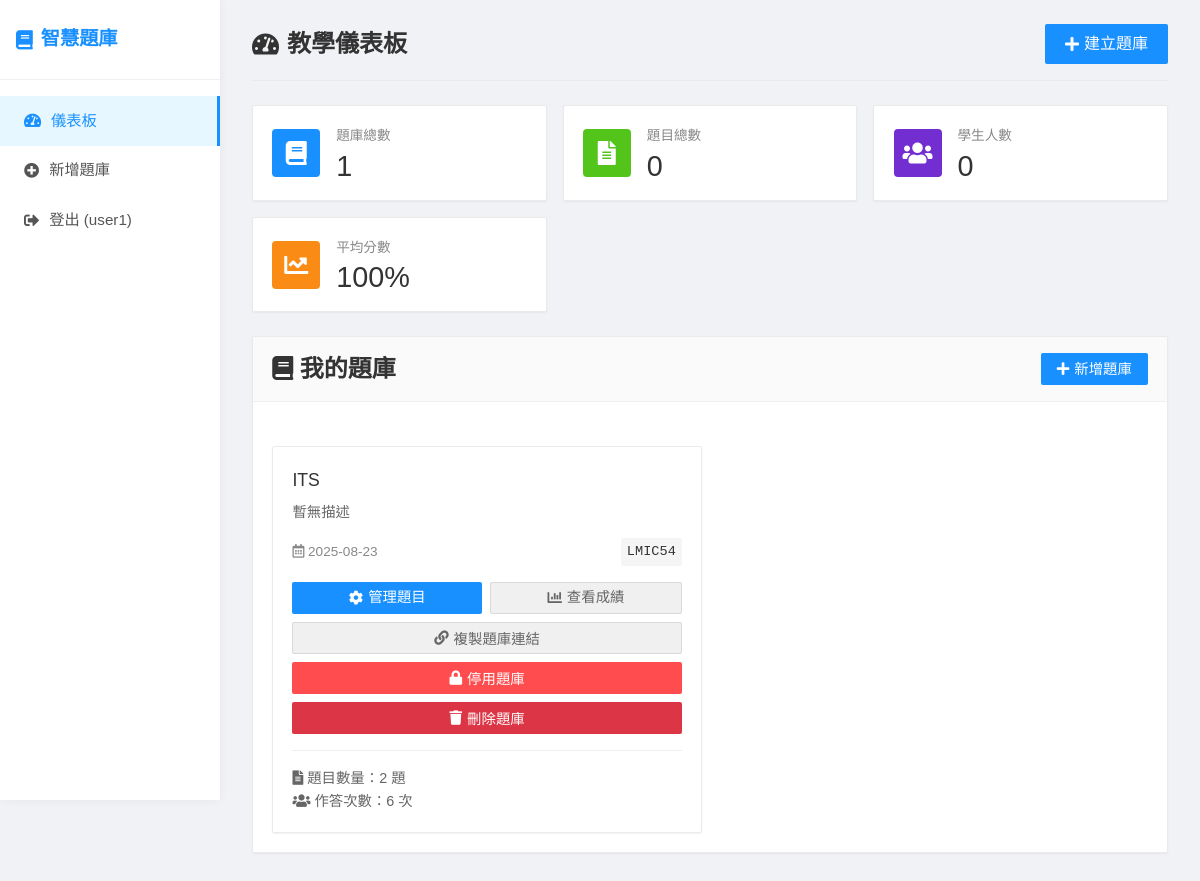
Before: /teacher-dashboard (signed in) with the older database file.
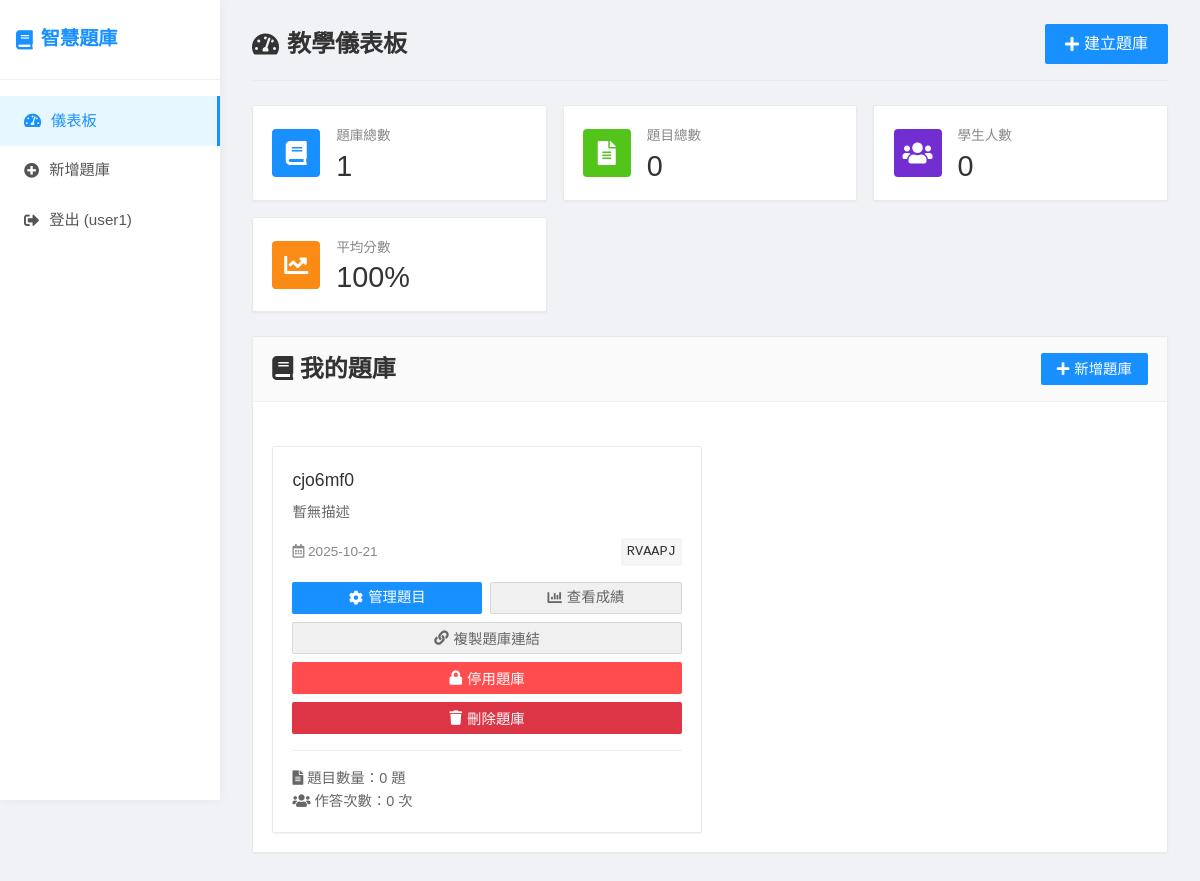
After: the same page with the newer database file.
### app.py (models this page shows)
class User(UserMixin, db.Model):
    id = db.Column(db.Integer, primary_key=True)
    username = db.Column(db.String(80), unique=True, nullable=False)
    email = db.Column(db.String(120), unique=True, nullable=False)
    password_hash = db.Column(db.String(120), nullable=False)
    is_teacher = db.Column(db.Boolean, default=True)
    created_at = db.Column(db.DateTime, default=datetime.utcnow)
    quiz_banks = db.relationship('QuizBank', backref='owner', lazy=True)

class QuizBank(db.Model):
    id = db.Column(db.Integer, primary_key=True)
    title = db.Column(db.String(200), nullable=False)
    description = db.Column(db.Text)
    access_code = db.Column(db.String(10), unique=True, nullable=False)
    is_active = db.Column(db.Boolean, default=True)
    created_at = db.Column(db.DateTime, default=datetime.utcnow)
    teacher_id = db.Column(db.Integer, db.ForeignKey('user.id'), nullable=False)
    questions = db.relationship('Question', backref='quiz_bank', lazy=True, cascade='all, delete-orphan')
    submissions = db.relationship('Submission', backref='quiz_bank', lazy=True)

### app.py (the view)
@app.route('/teacher-dashboard')
@login_required
def teacher_dashboard():
    quiz_banks = QuizBank.query.filter_by(teacher_id=current_user.id).all()
    return render_template('teacher_dashboard.html', quiz_banks=quiz_banks)

### app.py (called while the page is built)
@login_manager.user_loader
def load_user(user_id):
    return User.query.get(int(user_id))

### templates/teacher_dashboard.html (shortened to what this page needs)
{% extends "base.html" %}
{% block content %}
<div class="page-header">
    <h1><i class="fas fa-tachometer-alt"></i> 教學儀表板</h1>
    <a href="{{ url_for('create_quiz_bank') }}" class="btn btn-lg">
        <i class="fas fa-plus"></i> 建立題庫
    </a>
</div>
<div class="stats-cards">
    <div class="stat-card">
        <div class="stat-icon blue">
            <i class="fas fa-book"></i>
        </div>
        <div class="stat-content">
            <div class="stat-title">題庫總數</div>
            <div class="stat-value">{{ quiz_banks|length }}</div>
        </div>
    </div>
    <div class="stat-card">
        <div class="stat-icon green">
            <i class="fas fa-file-alt"></i>
        </div>
        <div class="stat-content">
            <div class="stat-title">題目總數</div>
            <div class="stat-value">{% set total_questions = 0 %}{% for bank in quiz_banks %}{% set total_questions = total_questions + bank.questions|length %}{% endfor %}{{ total_questions }}</div>
        </div>
    </div>
    <div class="stat-card">
        <div class="stat-icon purple">
            <i class="fas fa-users"></i>
        </div>
        <div class="stat-content">
            <div class="stat-title">學生人數</div>
            <div class="stat-value">{% set total_submissions = 0 %}{% for bank in quiz_banks %}{% set total_submissions = total_submissions + bank.submissions|length %}{% endfor %}{{ total_submissions }}</div>
        </div>
    </div>
    <div class="stat-card">
        <div class="stat-icon orange">
            <i class="fas fa-chart-line"></i>
        </div>
        <div class="stat-content">
            <div class="stat-title">平均分數</div>
            <div class="stat-value">100%</div>
        </div>
    </div>
</div>
<div class="card">
    <div class="card-header">
        <h2><i class="fas fa-book"></i> 我的題庫</h2>
        <a href="{{ url_for('create_quiz_bank') }}" class="btn">
            <i class="fas fa-plus"></i> 新增題庫
        </a>
    </div>
    <div class="card-body">
        {% if quiz_banks %}
            <div class="quiz-banks-grid">
                {% for quiz_bank in quiz_banks %}
                <div class="quiz-bank-card">
                    <div class="quiz-bank-title">{{ quiz_bank.title }}</div>
                    <div class="quiz-bank-description">
                        {{ quiz_bank.description if quiz_bank.description else '暫無描述' }}
                    </div>
                    <div class="quiz-bank-info">
                        <span><i class="far fa-calendar-alt"></i> {{ quiz_bank.created_at.strftime('%Y-%m-%d') }}</span>
                        <span class="access-code">{{ quiz_bank.access_code }}</span>
                    </div>
                    <div style="display: flex; gap: 0.5rem; margin-top: 1rem;">
                        <a href="{{ url_for('manage_quiz_bank', quiz_bank_id=quiz_bank.id) }}" class="btn" style="flex: 1; text-align: center;">
                            <i class="fas fa-cog"></i> 管理題目
                        </a>
                        <a href="{{ url_for('view_submissions_page', quiz_bank_id=quiz_bank.id) }}" class="btn btn-secondary" style="flex: 1; text-align: center;">
                            <i class="fas fa-chart-bar"></i> 查看成績
                        </a>
                    </div>
                    <div style="margin-top: 0.5rem;">
                        <button onclick="copyQuizLink('{{ quiz_bank.access_code }}')" class="btn btn-secondary" style="width: 100%;">
                            <i class="fas fa-link"></i> 複製題庫連結
                        </button>
                    </div>
                    <div style="margin-top: 0.5rem;">
                        <button onclick="toggleQuizBank({{ quiz_bank.id }}, {{ quiz_bank.is_active|lower }})"
                                class="btn {{ 'btn-danger' if quiz_bank.is_active else 'btn-success' }}"
                                style="width: 100%;">
                            <i class="fas fa-{{ 'lock' if quiz_bank.is_active else 'lock-open' }}"></i>
                            {{ '停用題庫' if quiz_bank.is_active else '啟用題庫' }}
                        </button>
                    </div>
                    <div style="margin-top: 0.5rem;">
                        <button onclick="deleteQuizBank({{ quiz_bank.id }})"
                                class="btn btn-danger"
                                style="width: 100%; background-color: #dc3545;">
                            <i class="fas fa-trash"></i> 刪除題庫
                        </button>
                    </div>
                    <div style="margin-top: 1rem; padding-top: 1rem; border-top: 1px solid #eee; font-size: 0.9rem; color: #666;">
                        <div><i class="fas fa-file-alt"></i> 題目數量：{{ quiz_bank.questions|length }} 題</div>
                        <div><i class="fas fa-users"></i> 作答次數：{{ quiz_bank.submissions|length }} 次</div>
                    </div>
                </div>
                {% endfor %}
            </div>
        {% endif %}
    </div>
</div>
{% endblock %}

### templates/base.html (shortened to what this page needs)
<!DOCTYPE html>
<html lang="zh-TW">
<head>
    <link rel="stylesheet" href="{{ url_for('static', filename='css/style.css') }}">
    <link rel="stylesheet" href="https://cdnjs.cloudflare.com/ajax/libs/font-awesome/5.15.4/css/all.min.css">
</head>
<body>
    <div class="container">
        <nav class="navbar">
            <h1><i class="fas fa-book"></i> 智慧題庫</h1>
            <div class="nav-links">
                {% if current_user.is_authenticated %}
                    <a href="{{ url_for('teacher_dashboard') }}" class="{{ 'active' if request.endpoint == 'teacher_dashboard' else '' }}">
                        <i class="fas fa-tachometer-alt"></i> 儀表板
                    </a>
                    <a href="{{ url_for('create_quiz_bank') }}" class="{{ 'active' if request.endpoint == 'create_quiz_bank' else '' }}">
                        <i class="fas fa-plus-circle"></i> 新增題庫
                    </a>
                    <a href="{{ url_for('logout') }}">
                        <i class="fas fa-sign-out-alt"></i> 登出 ({{ current_user.username }})
                    </a>
                {% endif %}
            </div>
        </nav>
        <div class="content">
            {% block content %}{% endblock %}
        </div>
    </div>
</body>
</html>

### static/css/style.css (style rules this page uses)
* { margin: 0; padding: 0; box-sizing: border-box; }
body { font-family: 'Microsoft JhengHei', Consolas, sans-serif; line-height: 1.6; background: #f0f2f5; min-height: 100vh; }
.container { display: flex; min-height: 100vh; }
.navbar { width: 220px; background: #fff; color: #333; box-shadow: 0 0 10px rgba(0,0,0,0.05); display: flex; flex-direction: column; padding: 0; position: fixed; height: 100vh; z-index: 100; }
.navbar h1 { font-size: 1.2rem; font-weight: bold; padding: 1.5rem 1rem; color: #1890ff; border-bottom: 1px solid #f0f0f0; margin: 0; display: flex; align-items: center; gap: 8px; }
.navbar .nav-links { display: flex; flex-direction: column; padding: 1rem 0; }
.navbar a { color: #555; text-decoration: none; padding: 0.8rem 1.5rem; transition: all 0.3s; display: flex; align-items: center; gap: 10px; font-size: 0.95rem; }
.navbar a.active { background-color: #e6f7ff; color: #1890ff; border-right: 3px solid #1890ff; }
.content { flex: 1; padding: 1.5rem 2rem; margin-left: 220px; background: #f0f2f5; }
.page-header { display: flex; justify-content: space-between; align-items: center; margin-bottom: 1.5rem; padding-bottom: 1rem; border-bottom: 1px solid #eaeaea; }
.page-header h1 { font-size: 1.5rem; color: #333; margin: 0; display: flex; align-items: center; gap: 8px; }
.btn { display: inline-flex; align-items: center; justify-content: center; padding: 0.5rem 1rem; background: #1890ff; color: white; text-decoration: none; border: none; border-radius: 2px; cursor: pointer; font-size: 0.9rem; font-weight: 500; transition: all 0.2s; height: 32px; gap: 5px; }
.btn-secondary { background: #f0f0f0; color: #666; border: 1px solid #d9d9d9; }
.btn-danger { background: #ff4d4f; }
.btn-lg { height: 40px; padding: 0.5rem 1.25rem; font-size: 1rem; }
.card { background: white; border-radius: 2px; box-shadow: 0 1px 2px rgba(0,0,0,0.05); margin-bottom: 1rem; overflow: hidden; transition: all 0.3s; border: 1px solid #eaeaea; }
.card-header { background: #fafafa; color: #333; padding: 0.8rem 1.2rem; font-weight: 500; border-bottom: 1px solid #f0f0f0; display: flex; justify-content: space-between; align-items: center; }
.card-body { padding: 1.2rem; }
.stats-cards { display: grid; grid-template-columns: repeat(auto-fit, minmax(220px, 1fr)); gap: 1rem; margin-bottom: 1.5rem; }
.stat-card { background: white; border-radius: 2px; padding: 1.2rem; display: flex; align-items: center; box-shadow: 0 1px 2px rgba(0,0,0,0.05); border: 1px solid #eaeaea; }
.stat-icon { width: 48px; height: 48px; border-radius: 4px; display: flex; align-items: center; justify-content: center; margin-right: 1rem; font-size: 1.5rem; color: white; }
.stat-icon.blue { background: #1890ff; }
.stat-icon.green { background: #52c41a; }
.stat-icon.purple { background: #722ed1; }
.stat-icon.orange { background: #fa8c16; }
.stat-content { flex: 1; }
.stat-title { font-size: 0.85rem; color: #888; margin-bottom: 0.3rem; }
.stat-value { font-size: 1.8rem; font-weight: 500; color: #333; line-height: 1; }
.quiz-banks-grid { display: grid; grid-template-columns: repeat(auto-fill, minmax(300px, 1fr)); gap: 1rem; margin-top: 1.5rem; }
.quiz-bank-card { background: white; border-radius: 2px; box-shadow: 0 1px 2px rgba(0,0,0,0.05); border: 1px solid #eaeaea; padding: 1.2rem; transition: all 0.3s; }
.quiz-bank-title { font-size: 1.1rem; font-weight: 500; color: #333; margin-bottom: 0.5rem; }
.quiz-bank-description { color: #666; margin-bottom: 1rem; line-height: 1.4; font-size: 0.9rem; }
.quiz-bank-info { display: flex; justify-content: space-between; align-items: center; margin-bottom: 1rem; font-size: 0.85rem; color: #888; }
.access-code { background: #f5f5f5; padding: 3px 6px; border-radius: 2px; font-family: Consolas, monospace; font-weight: 500; color: #333; font-size: 0.85rem; }

Changed rows visible on the page:
removed QuizBank: title "ITS", description "暫無描述", created_at "2025-08-23", access_code "LMIC54", is_active "停用題庫", {{ quiz_bank.id }} 1 (drawn), questions|length "2", submissions|length "6"
added QuizBank: title "cjo6mf0", description "暫無描述", created_at "2025-10-21", access_code "RVAAPJ", is_active "停用題庫", {{ quiz_bank.id }} 1 (drawn), questions|length "0", submissions|length "0"
